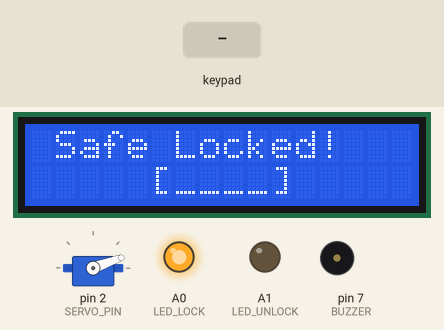
A sketch run on a simulated Arduino Mega 2560, built with avr-gcc and run on an emulated ATmega2560. On the bench: 16×2 character LCD, servo, output pins drawn as LEDs (lit = HIGH), buzzer (waves = sounding). The test bench sets the inputs (shaded band).

Above: at 1.2 s.
1.3 s: keypad keys 1 2 3 4 pressed 0.4 s apart
At 1.5 s:
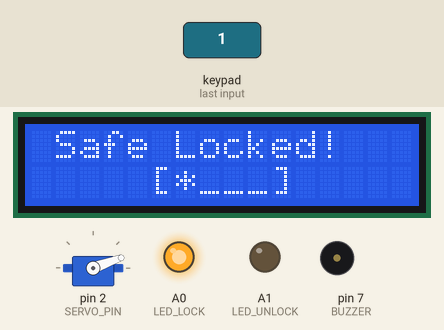
4.4 s: key '2' pressed
At 5.8 s:
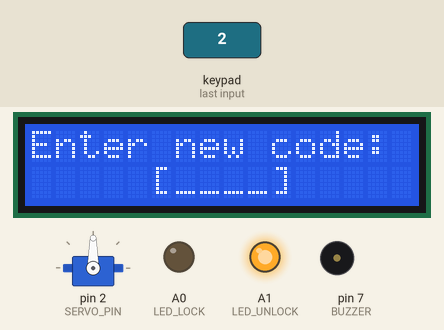
6.5 s: keypad keys 2 5 2 6 2 7 2 8 pressed 0.4 s apart
At 10.2 s:
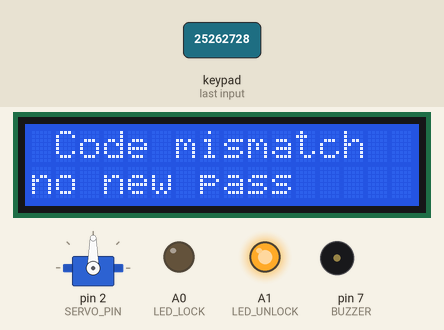
11.2 s: keypad keys 2 5 2 6 2 7 2 8 # pressed 0.4 s apart
At 15.2 s:
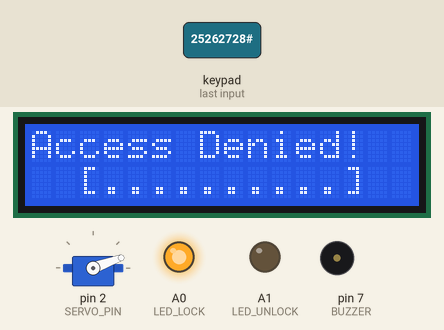
Timing chart, 0 to 16.7 s (numbered marks = the images above; inputs shaded):
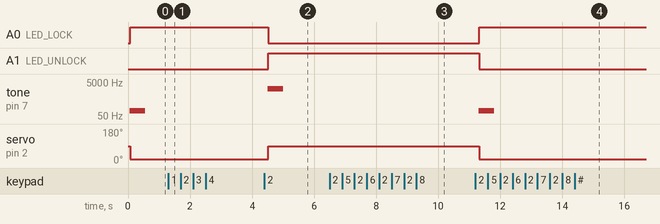

Measured:
- after the input at 1.3 s, the display: changes at once (image 1)
- after the input at 4.4 s, the display: changes after 0.15 s (image 2)
- after the input at 6.5 s, the display: first changes at once (image 3 shows a later state)
- after the input at 11.2 s, the display: first differs from a run without the input after 1.1 s (image 4 shows a later state)
- what the display in image 4 shows lasts 0.5 s, from 14.9 s to 15.4 s

The sketch:

safe.ino
```cpp
#include <LiquidCrystal.h>
#include <Keypad.h>
#include <Servo.h>

/*Safe States*/
bool lock = true;

/*Password*/
String Password = "1234";

/*LED*/
#define LED_LOCK   A0
#define LED_UNLOCK A1
#define BUZZER 7


/* Locking mechanism definitions */
#define SERVO_PIN 2
#define SERVO_LOCK_POS   20
#define SERVO_UNLOCK_POS 90
Servo lockServo;

/*Delay*/
unsigned long delayStart = 0;

/* Display */
const int rs = 13, en = 12, d4 = 8, d5 = 9, d6 = 10, d7 = 11 ;
LiquidCrystal lcd(rs, en, d4, d5, d6, d7);

/* Keypad setup */
const byte KEYPAD_ROWS = 4;
const byte KEYPAD_COLS = 3;
byte rowPins[KEYPAD_ROWS] = {25, 26, 27, 28};
byte colPins[KEYPAD_COLS] = {22, 23, 24};
char keys[KEYPAD_ROWS][KEYPAD_COLS] = {
  {'1', '2', '3'},
  {'4', '5', '6'},
  {'7', '8', '9'},
  {'*', '0', '#'}
};

Keypad keypad = Keypad(makeKeymap(keys), rowPins, colPins, KEYPAD_ROWS, KEYPAD_COLS);

void setup() {
  /*Buzzer*/
  pinMode(BUZZER, OUTPUT);

  /*LED*/
  pinMode(LED_LOCK, OUTPUT);
  pinMode(LED_UNLOCK, OUTPUT);

  lcd.begin(16, 2);
  lockServo.attach(SERVO_PIN, 1000, 2000);

  /* Make sure the physical lock is sync with the EEPROM state */
  Serial.begin(115200);
  if (lock) {
    closeSafe();
  } else {
    openSafe();
  }

  showStartupMessage();
}

void loop() {
  if (lock) {
    safeLockedLogic();
  } else {
    safeUnlockedLogic();
  }
}

void closeSafe() {
  tone(BUZZER, 100, 500);
  lcd.clear();
  lcd.setCursor(0, 0);
  lcd.print("Close");
  lockServo.write(SERVO_LOCK_POS);
  digitalWrite(LED_LOCK, HIGH);
  digitalWrite(LED_UNLOCK, LOW);
  lock = true;
}

void openSafe() {
  tone(BUZZER, 2000, 500);
  lcd.clear();
  lcd.setCursor(0, 0);
  lcd.print("Open");
  lockServo.write(SERVO_UNLOCK_POS);
  digitalWrite(LED_UNLOCK, HIGH);
  digitalWrite(LED_LOCK, LOW);
  lock = false;
}

void showStartupMessage() {
  lcd.setCursor(0, 0);
  lcd.print("Welcome!");

  lcd.setCursor(0, 0);
  lcd.print("Enter pass:");
}

void safeUnlockedLogic() {
  lcd.clear();
  lcd.setCursor(0, 0);
  lcd.print("1 -> lock");
  lcd.setCursor(0, 1);
  lcd.print("2 -> new code");

  char key = keypad.getKey();
  bool flag = false;
  delayStart = millis();
  while ((millis() - delayStart) <= 10000 && key != '1' && key != '2') {
    key = keypad.getKey();
    lcd.setCursor(14, 1);
    lcd.print((millis() - delayStart) / 1000);
  }

  if (key == '2') {
    setNewCode();
  }

  lcd.clear();
  lcd.setCursor(0, 0);
  lcd.print("Locked!");
  closeSafe();
  showWaitScreen(100);

}

void safeLockedLogic() {
  lcd.clear();
  lcd.setCursor(0, 0);
  lcd.print(" Safe Locked! ");

  String userCode = getPass();
  bool unlockedSuccessfully = checkPass(userCode);
  showWaitScreen(200);

  if (unlockedSuccessfully) {
    showUnlockMessage();
    openSafe();
  } else {
    lcd.clear();
    lcd.setCursor(0, 0);
    lcd.print("Access Denied!");
    showWaitScreen(500);
  }
}

String getPass() {
  lcd.setCursor(5, 1);
  lcd.print("[____]");
  lcd.setCursor(6, 1);
  String result = "";
  while (result.length() < 4) {
    char key = keypad.getKey();
    if (key >= '0' && key <= '9') {
      lcd.print('*');
      result += key;
    }
  }
  return result;
}

bool checkPass(String userCode) {
  if (userCode.equals(Password))
    return true;
  else return false;
}

void showWaitScreen(int delayMillis) {
  lcd.setCursor(2, 1);
  lcd.print("[..........]");
  lcd.setCursor(3, 1);
  for (byte i = 0; i < 10; i++) {
    delay(delayMillis);
    lcd.print("=");
  }
}

void showUnlockMessage() {
  lcd.clear();
  lcd.setCursor(0, 0);
  lcd.print("Unlocked!");
}

void setNewCode() {
  lcd.clear();
  lcd.setCursor(0, 0);
  lcd.print("Enter new code:");
  String newCode = getPass();

  lcd.clear();
  lcd.setCursor(0, 0);
  lcd.print("Confirm new code");
  String confirmCode = getPass();

  if (newCode.equals(confirmCode)) {
    Password = newCode;
    lcd.clear();
    lcd.setCursor(0, 0);
    lcd.print("Code match");
    lcd.setCursor(0, 1);
    lcd.print("new pass");
  } else {
    lcd.clear();
    lcd.setCursor(1, 0);
    lcd.print("Code mismatch");
    lcd.setCursor(0, 1);
    lcd.print("no new pass");
  }
  delay(2000);
}
```
